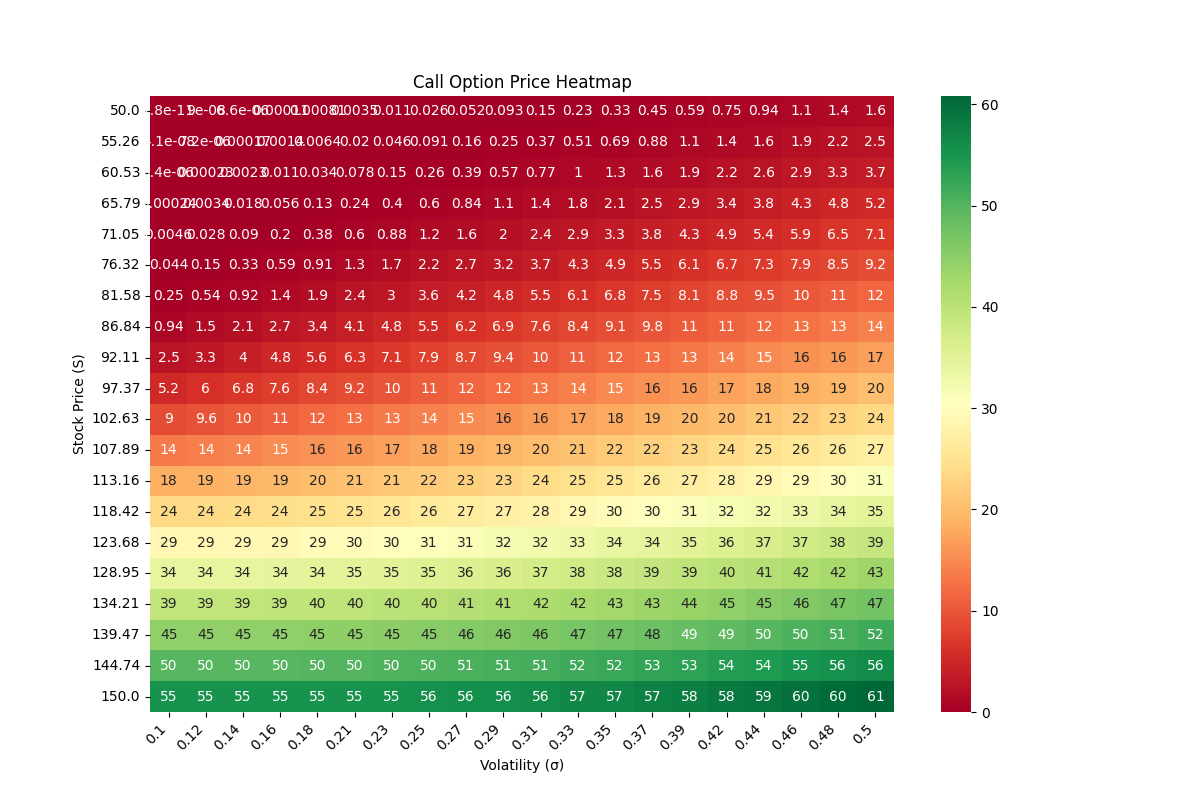

Here is the Python script that generated this plot:
import numpy as np
import matplotlib.pyplot as plt
import seaborn as sns
from black_scholes import black_scholes
import streamlit as st

def generate_heatmap(S, K, T, r, sigma_range, S_range, option_type='call'):
    sigma_values = np.linspace(*sigma_range, 20)  # Reduced resolution for clearer ticks
    S_values = np.linspace(*S_range, 20)         # Reduced resolution for clearer ticks
    
    price_matrix = np.zeros((len(S_values), len(sigma_values)))
    
    for i, S_val in enumerate(S_values):
        for j, sigma_val in enumerate(sigma_values):
            price_matrix[i, j] = black_scholes(S_val, K, T, r, sigma_val, option_type)
    
    plt.figure(figsize=(12, 8))  # Increase figure size for better clarity
    
    sns.heatmap(price_matrix, xticklabels=np.round(sigma_values, 2), yticklabels=np.round(S_values, 2), cmap='RdYlGn', annot=True)
    
    plt.xticks(rotation=45, ha='right')  # Rotate x-axis labels for better readability
    plt.yticks(rotation=0)  # Ensure y-axis labels are horizontal

    plt.xlabel('Volatility (σ)')
    plt.ylabel('Stock Price (S)')
    plt.title(f'{option_type.capitalize()} Option Price Heatmap')
    
    st.pyplot(plt)
